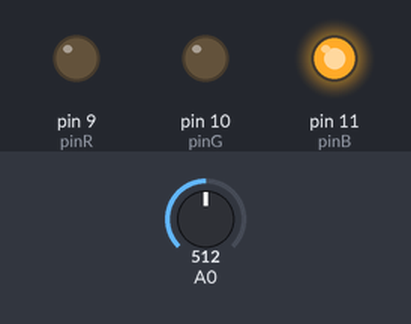
Recording of a sketch running on a simulated Arduino Uno, built with avr-gcc and run on an emulated ATmega328P. On the bench: output pins drawn as LEDs (lit = HIGH). The inputs (shaded band) are chosen by the test bench; at power-on: A0 = 512.

Above: at 1.2 s.
1.3 s: A0 set to 663
2.8 s: A0 set to 696
At 3.5 s:
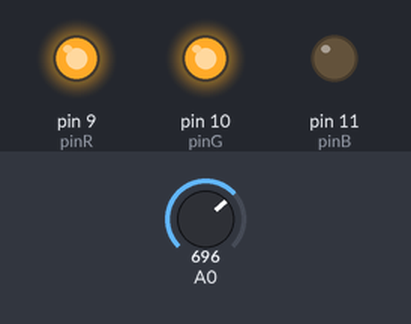
4.3 s: A0 set to 1009
5.8 s: A0 set to 1023
At 6.9 s:
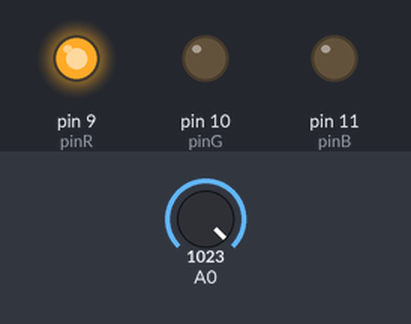
7.3 s: A0 set to 306
At 8.1 s:
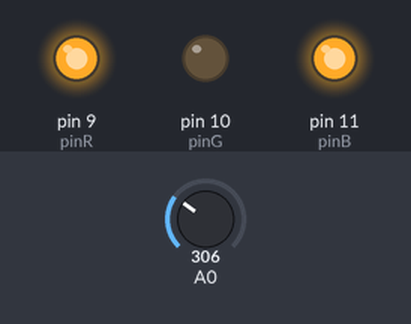
8.8 s: A0 set to 357
At 9.2 s:
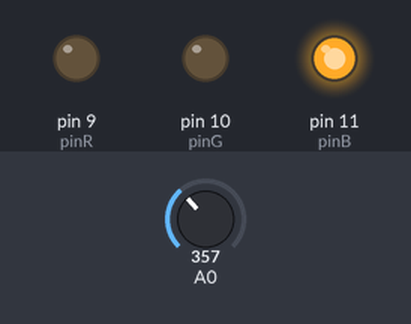
Timing chart, 0 to 11.3 s (numbered marks = the images above; inputs shaded):
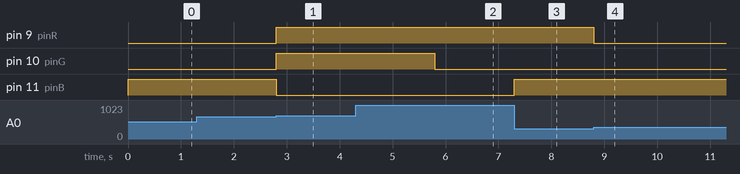

The sketch:

Ex8-Analog_input.ino
```cpp
int pinR = 9;
int pinG = 10;
int pinB = 11;

void setup() {
Serial.begin(115200);

  // Define the baud rate and open the pins
Serial.begin(115200);
pinMode(pinR,OUTPUT);
pinMode(pinG,OUTPUT);
pinMode(pinB,OUTPUT);

// Waits for the usb connection to be ready
while (!Serial);
}

void colour (byte r,byte g,byte b) {
  digitalWrite(pinR,r);
  digitalWrite(pinG,g);
  digitalWrite(pinB,b);
}

void loop() {
  // read the sensor:
  int sensorReading = analogRead(A0);
  // map the sensor range to a range of four options:
  int range = map(sensorReading, 0, 1023, 0, 3);

  switch (range) {
    case 0:  // purple
      colour(HIGH,LOW,HIGH);
      break;
    case 1:  // blue
      colour(LOW,LOW,HIGH);
      break;
    case 2:  // yellow
      colour(HIGH,HIGH,LOW);
      break;
    case 3:  // red
      colour(HIGH,LOW,LOW);
      break;
  }
  delay(1);  // delay in between reads for stability
}
```

Measured:
- the behaviour switches between 681 and 682 on A0 (found by bisection; images 0 and 1)
- the behaviour switches between 1022 and 1023 on A0 (found by bisection; images 1 and 2)
- the behaviour switches between 340 and 341 on A0 (found by bisection; images 3 and 4)
- after the input at 1.3 s, every drawn part: stays the same
- after the input at 2.8 s, pin 9 (pinR), pin 10 (pinG): LOW → HIGH at once; pin 11 (pinB): HIGH → LOW at once
- after the input at 4.3 s, every drawn part: stays the same
- after the input at 5.8 s, pin 10 (pinG): HIGH → LOW at once
- after the input at 7.3 s, pin 11 (pinB): LOW → HIGH at once
- after the input at 8.8 s, pin 9 (pinR): HIGH → LOW at once
